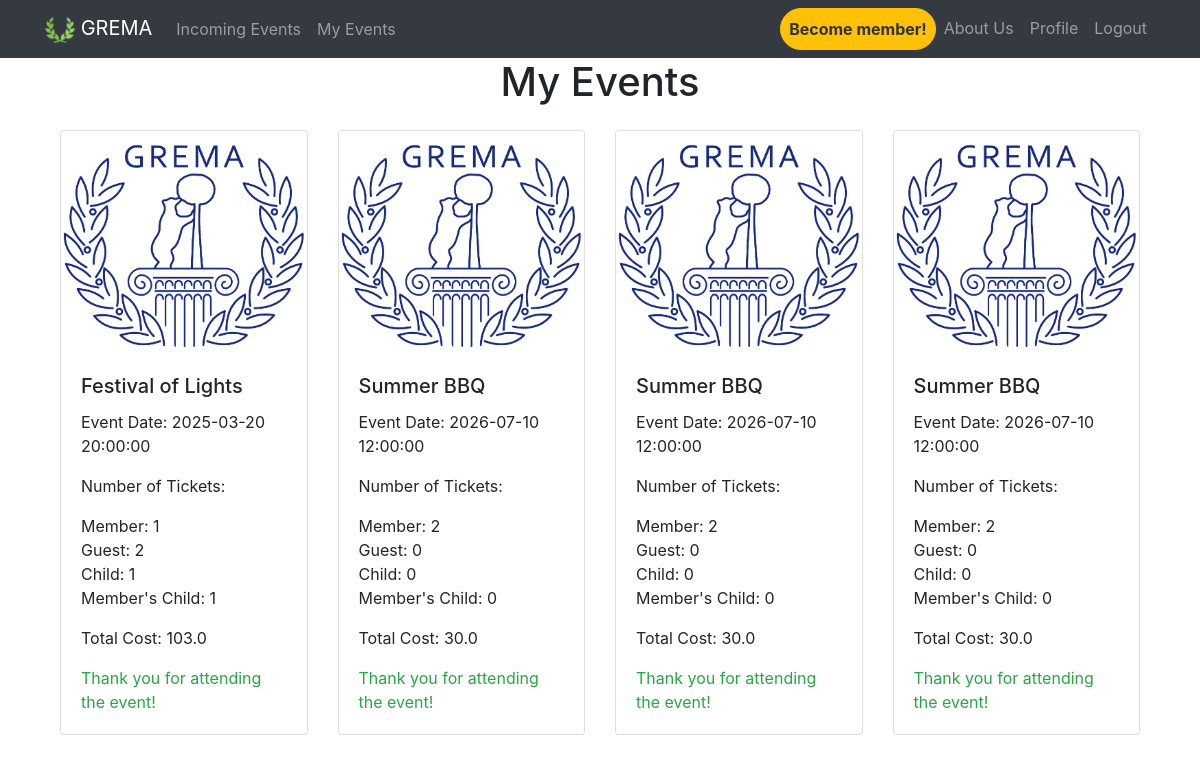
The page /my_events (signed in) on the database its author committed.
### website/models.py (models this page shows)
class Event(db.Model):
    id = db.Column(db.Integer, primary_key=True)
    name= db.Column(db.String(80))
    date = db.Column(db.DateTime(timezone=True), default=func.current_date())
    max_guest_num = db.Column(db.Integer)
    member_price=db.Column(db.Float)
    member_child_price=db.Column(db.Float)
    guest_price=db.Column(db.Float)
    child_price=db.Column(db.Float)
    img_url=db.Column(db.String(300))
    description=db.Column(db.String(800))
    admin_id = db.Column(db.Integer, db.ForeignKey('admin.id'))

class Event_Attendance(db.Model):
    id = db.Column(db.Integer, primary_key=True)
    event_id = db.Column(db.Integer, db.ForeignKey('event.id'))
    user_id = db.Column(db.Integer, db.ForeignKey('user.id'))
    date = db.Column(db.DateTime(timezone=True), default=func.current_date())
    number_guest_tickets = db.Column(db.Integer)
    number_child_tickets = db.Column(db.Integer)
    number_member_tickets = db.Column(db.Integer)
    number_memberchild_tickets = db.Column(db.Integer)
    guests_names = db.Column(db.String(300))
    cash_payment_in_event=db.Column(db.Boolean)
    total_price= db.Column(db.Float)

### website/views.py (the view)
@views.route('/my_events', methods=['GET', 'POST'])
@login_required
def my_events():
    user_attendances = Event_Attendance.query.filter_by(user_id=current_user.id).all()
    events = [Event.query.get(attendance.event_id) for attendance in user_attendances]
    now = datetime.now()
    return render_template('my_events.html', user_attendances=user_attendances, events=events, user=current_user,now=now)

### website/templates/my_events.html (shortened to what this page needs)
{% extends "base.html" %}
{% block content %}
<div class="container">
    <h1 class="text-center mb-4">My Events</h1>
    {% if user_attendances|length == 0 %}
    <p class="text-center text-muted mb-4">You haven't signed up for any events yet.</p>
    {% else %}
    <div class="row row-cols-1 row-cols-md-4">
        {% for i in range(user_attendances|length) %}
        <div class="col mb-4">
            <div class="card h-100 div-hover" >
                {% if events[i].img_url %}
                <img src="{{ events[i].img_url }}" class="card-img-top" alt="{{ events[i].name }}">
                {% else %}
                <img src="{{ url_for('static', filename='images/gremaLogo.png') }}" class="card-img-top"
                    alt="{{ events[i].name }}">
                {% endif %}
                <div class="card-body">
                    <h5 class="card-title">{{ events[i].name }}</h5>
                    <p class="card-text">Event Date: {{ events[i].date }}</p>
                    <p class="card-text">Number of Tickets:</p>
                    <ul class="list-unstyled">
                        <li>Member: {{ user_attendances[i].number_member_tickets }}</li>
                        <li>Guest: {{ user_attendances[i].number_guest_tickets }}</li>
                        <li>Child: {{ user_attendances[i].number_child_tickets }}</li>
                        <li>Member's Child: {{ user_attendances[i].number_memberchild_tickets }}</li>
                    </ul>
                    <p class="card-text">Total Cost: {{ user_attendances[i].total_price }}</p>
                    {% if events[i].date < now %} <p class="card-text text-success mb-0">Thank you for attending the
                        event!</p>
                        {% else %}
                        <p class="card-text text-primary mb-0">See you there!</p>
                        {% endif %}
                </div>
            </div>
        </div>
        {% endfor %}
    </div>
    {% endif %}
</div>
{% endblock %}

### website/templates/base.html (shortened to what this page needs)
<!DOCTYPE html>
<html>
  <head>
    <link rel="stylesheet" href="/static/base.css">
    <link
      rel="stylesheet"
      href="https://stackpath.bootstrapcdn.com/bootstrap/4.4.1/css/bootstrap.min.css"
    />
    <link
      rel="stylesheet"
      href="https://stackpath.bootstrapcdn.com/font-awesome/4.7.0/css/font-awesome.min.css"
    />
  </head>
  <body>
    <nav class="navbar navbar-expand-lg navbar-dark bg-dark">
      <div class="container">
        <a class="navbar-brand" href="/"><img src="{{ url_for('static', filename='images/greek_laurel.png') }}" alt="GREMA" style="max-height: 30px"> GREMA</a>
        <div class="collapse navbar-collapse" id="navbar">
          <ul class="navbar-nav mr-auto">
            {% if user.is_authenticated %}
            <li class="nav-item">
              <a class="nav-link" href="/">Incoming Events</a>
            </li>
            <li class="nav-item">
              <a class="nav-link" href="/my_events">My Events</a>
            </li>
            {% endif %}
          </ul>
          {% if user.is_authenticated %}
          <ul class="navbar-nav ml-auto">
            <li class="nav-item">
              <a class="nav-item nav-link btn btn-warning rounded-pill font-weight-bold" id="becomeMember" href="/become_member"
                style="color: #333;"><span class="span-hover">Become member!</span></a>
            </li>
            <li class="nav-item">
              <a class="nav-link" href="/about_us">About Us</a>
            </li>
            <li class="nav-item">
              <a class="nav-link" href="/profile">Profile</a>
            </li>
            <li class="nav-item">
              <a class="nav-link" href="/logout">Logout</a>
            </li>
          </ul>
          {% endif %}
        </div>
      </div>
    </nav>
    <div class="container">{% block content %} {% endblock %}</div>
  </body>
</html>

### rows shown on the page
Event: name "Festival of Lights", date "2025-03-20 20:00:00"
Event_Attendance: number_member_tickets "1", number_guest_tickets "2", number_child_tickets "1", number_memberchild_tickets "1", total_price "103.0"
Event: name "Summer BBQ" "Summer BBQ" "Summer BBQ", date "2026-07-10 12:00:00" "2026-07-10 12:00:00" "2026-07-10 12:00:00"
Event_Attendance: number_member_tickets "2", number_guest_tickets "0", number_child_tickets "0", number_memberchild_tickets "0", total_price "30.0"
Event_Attendance: number_member_tickets "2", number_guest_tickets "0", number_child_tickets "0", number_memberchild_tickets "0", total_price "30.0"
Event_Attendance: number_member_tickets "2", number_guest_tickets "0", number_child_tickets "0", number_memberchild_tickets "0", total_price "30.0"
